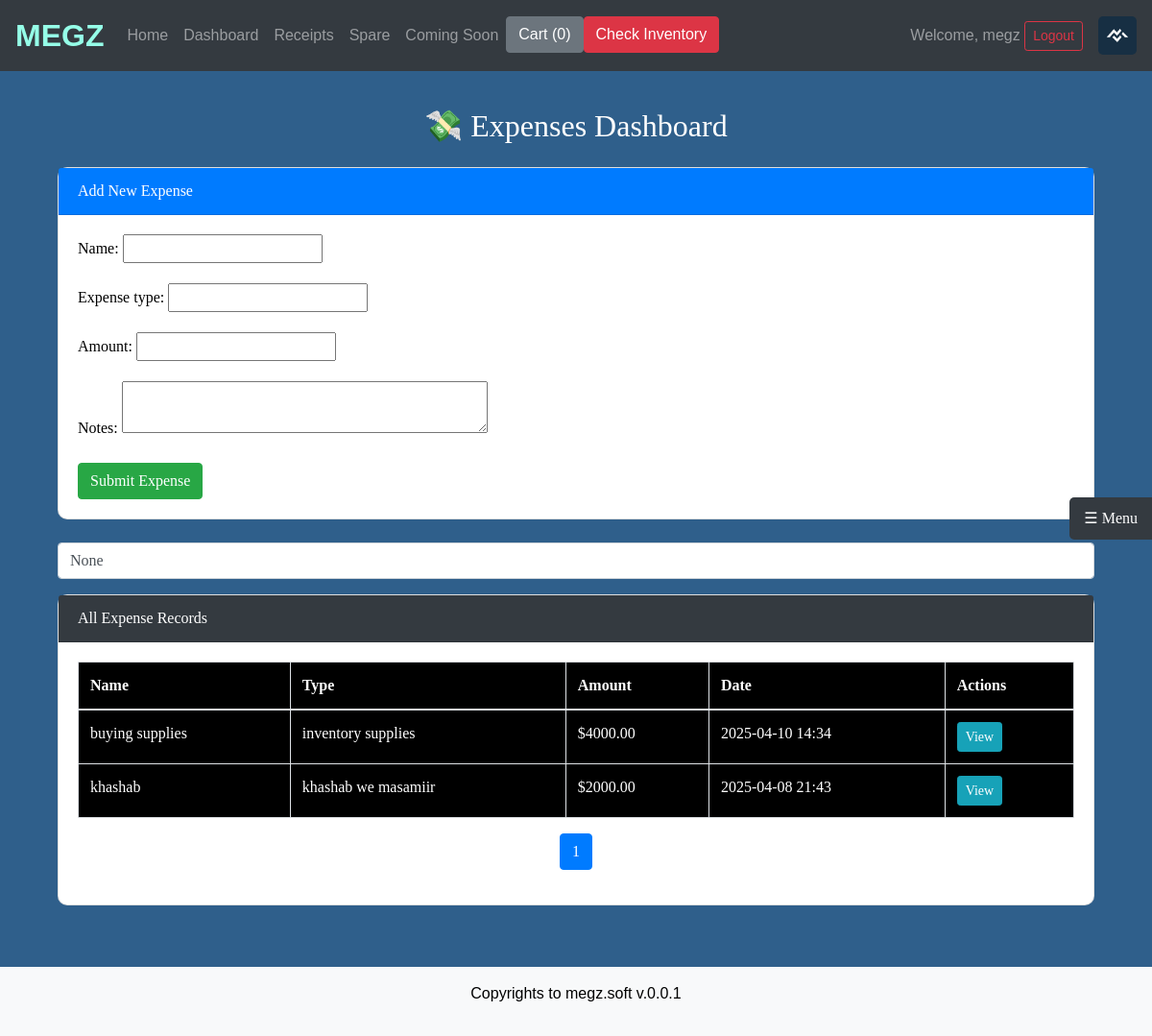
/finc/expenses/ (signed in), run on the app's committed database.
### shop/models.py (models this page shows, shortened)
class WebsiteLogo(models.Model):
    image = models.ImageField(upload_to='logos/')
    uploaded_at = models.DateTimeField(auto_now_add=True)

### financial/models.py (models this page shows, shortened)
class Expense(models.Model):
    name = models.CharField(max_length=255)
    expense_type = models.CharField(max_length=255)
    amount = models.DecimalField(max_digits=10, decimal_places=2)
    notes = models.TextField(blank=True, null=True)
    created_at = models.DateTimeField(default=now)

### financial/views.py (the view)
# urls.py: path('expenses/', views.expenses_page, name='expenses_page'),
@login_required
def expenses_page(request):
    form = ExpenseForm()
    if request.method == 'POST':
        form = ExpenseForm(request.POST)
        if form.is_valid():
            form.save()
            return redirect('expenses_page')
    query = request.GET.get('q')
    if query:
        expenses = Expense.objects.filter(
            Q(name__icontains=query) |
            Q(expense_type__icontains=query) |
            Q(notes__icontains=query)
        ).order_by('-created_at')
    else:
        expenses = Expense.objects.all().order_by('-created_at')
    paginator = Paginator(expenses, 5)
    page_number = request.GET.get('page')
    page_obj = paginator.get_page(page_number)
    context = {
        'form': form,
        'expenses': page_obj,
        'query': query,
    }
    return render(request, 'financial/expenses.html', context)

### financial/forms.py
class ExpenseForm(forms.ModelForm):
    class Meta:
        model = Expense
        fields = ['name', 'expense_type', 'amount', 'notes']
        widgets = {
            'notes': forms.Textarea(attrs={'rows': 2}),
            'amount': forms.NumberInput(attrs={'step': '0.01'}),
        }

### inventory/context_processors.py (called while the page is built)
def inventory_alerts(request):
    red_alerts = []
    yellow_alerts = []
    for warning in StockWarning.objects.select_related("product"):
        product = warning.product
        if product.stock == 0:
            red_alerts.append(product)
        elif product.stock <= warning.warning_limit:
            yellow_alerts.append(product)
    color = "success"  # default green
    if red_alerts and yellow_alerts:
        color = "warning"
    if red_alerts:
        color = "danger"
    elif yellow_alerts:
        color = "warning"
    return {"inventory_alert_color": color}

### operations/context_processors.py (called while the page is built)
def latest_announcement(request):
    one_hour_ago = now() - timedelta(hours=1)
    latest = Announcement.objects.filter(timestamp__gte=one_hour_ago).order_by('-timestamp').first()
    return {'latest_announcement': latest}

### shop/context_processors.py (called while the page is built)
def site_logo(request):
    logo = WebsiteLogo.objects.first()
    return {'logo': logo}

### financial/templates/financial/expenses.html (shortened to what this page needs)
{% extends 'shop/base.html' %} {% load static %} {% block content %}
<div class="container mt-5">
    <h2 class="text-center mb-4">💸 Expenses Dashboard</h2>
    <div class="card mb-4">
        <div class="card-header bg-primary text-white">Add New Expense</div>
        <div class="card-body">
            <form method="POST">
                {% csrf_token %} {{ form.as_p }}
                <button type="submit" class="btn btn-success">Submit Expense</button>
            </form>
        </div>
    </div>
    <form method="get" class="mb-3">
        <input type="text" name="q" value="{{ query }}" placeholder="Search expenses..." class="form-control">
    </form>
    <div class="card">
        <div class="card-header bg-dark text-white">All Expense Records</div>
        <div class="card-body">
            <table class="table table-hover table-bordered">
                <thead>
                    <tr>
                        <th>Name</th>
                        <th>Type</th>
                        <th>Amount</th>
                        <th>Date</th>
                        <th>Actions</th>
                    </tr>
                </thead>
                <tbody>
                    {% for expense in expenses %}
                    <tr>
                        <td>{{ expense.name }}</td>
                        <td>{{ expense.expense_type }}</td>
                        <td>${{ expense.amount }}</td>
                        <td>{{ expense.created_at|date:"Y-m-d H:i" }}</td>
                        <td>
                            <button class="btn btn-sm btn-info" data-bs-toggle="modal" data-bs-target="#receiptModal{{ expense.id }}" style="color: black;">View</button>
                        </td>
                    </tr>
                    {% endfor %}
                </tbody>
            </table>
            <nav>
                <ul class="pagination justify-content-center">
                    <li class="page-item active">
                        <span class="page-link">{{ expenses.number }}</span>
                    </li>
                </ul>
            </nav>
        </div>
    </div>
</div>
{% include 'includes/dashbase.html' %} {% endblock %}

### shop/templates/shop/base.html (shortened to what this page needs)
{% load static %}
<!DOCTYPE html>
<html lang="en">
<head>
    <link rel="stylesheet" href="{% static 'shop/style.css' %}">
    <link rel="stylesheet" href="https://stackpath.bootstrapcdn.com/bootstrap/4.3.1/css/bootstrap.min.css">
</head>
<body>
    <nav class="navbar navbar-expand-lg navbar-dark bg-dark">
        <a class="navbar-brand position-relative" href="/">
            MEGZ
            <span class="snowflakes-container"></span>
        </a>
        <div class="collapse navbar-collapse" id="navbarNav">
            <ul class="navbar-nav">
                <li class="nav-item"><a class="nav-link" href="/">Home</a></li>
                <li class="nav-item">
                    <a class="nav-link" href="{% url 'dashboard_login' %}">Dashboard</a>
                </li>
                <li class="nav-item"><a class="nav-link" href="{% url 'receipts' %}">Receipts</a></li>
                <li class="nav-item">
                    <a class="nav-link" href="{% url 'spare' %}">Spare</a>
                </li>
                <li class="nav-item">
                    <a class="nav-link" href="{% url 'coming_soon' %}">Coming Soon</a>
                </li>
                <li class="nav-item">
                    <a href="{% url 'cart' %}" id="cart" class="btn btn-secondary">
                        Cart (<span id="cart-count">0</span>)
                    </a>
                </li>
                <li class="nav-item  align-items-center">
                    <a href="#" class="btn btn-{{ inventory_alert_color }} text-white btn-secondary">
                    Check Inventory
                    </a>
                </li>
            </ul>
            <div class="d-flex align-items-center ms-auto gap-3 custom-navbar-end">
                <div class="welcome-user">
                    {% if request.session.username %}
                    <span class="navbar-text">Welcome, {{ request.session.username }}</span>
                    <a class="btn btn-outline-danger btn-sm" href="{% url 'logout' %}">Logout</a> {% else %}
                    <a class="nav-link" href="{% url 'login' %}">Login</a> {% endif %}
                </div>
                {% if logo %}
                <div class="logo-wrapper">
                    <img src="{{ logo.image.url }}" alt="Logo" class="navbar-logo">
                </div>
                {% endif %}
            </div>
        </div>
    </nav>
    <div class="container mt-4">
        {% block content %}{% endblock %}
    </div>
    <footer class="text-center mt-4 p-3 bg-light" style="color: black;">
        <p>Copyrights to megz.soft v.0.0.1</p>
    </footer>
</body>
</html>

### shop/static/shop/style.css (style rules this page uses)
body { background-color: darkcyan; color: white; font-family: Arial, sans-serif; }
.card { background-color: #005f5f; color: white; border-radius: 10px; }
.navbar { background-color: #000000; }
footer { background-color: #003d3d; padding: 10px; text-align: center; color: white; }

### shop/templates/shop/base.html (style rules this page uses)
.custom-navbar-end { margin-left: auto; display: flex; align-items: center; gap: 1rem; }
.navbar-logo { height: 40px; width: auto; border-radius: 5px; margin-left: auto; }
.logo-wrapper { margin-left: auto; }
.welcome-user { white-space: nowrap; }
body { background-color: rgb(47, 95, 139); color: white; font-family: Arial, sans-serif; }
.card { background-color: #ffffff; color: rgb(0, 0, 0); border-radius: 10px; height: 100%; }
.card-body { display: flex; flex-direction: column; justify-content: space-between; height: 100%; }
.container { margin-top: 50px; padding-top: 20px; padding-bottom: 20px; font-family: 'Times New Roman', Times, serif; }
.navbar { background-color: #000000; position: fixed; top: 0; width: 100%; z-index: 1000; }
footer { bottom: 0; width: 100%; background-color: #000000; padding: 10px; text-align: center; color: white; }
table { background-color: #000000; -webkit-text-fill-color: #ffffff; color: #ffffff; border-width: thin; border-spacing: 2px; border-style: none; border-color: rgb(255, 255, 255); }
.navbar-brand { font-size: 2rem; font-weight: bold; background: linear-gradient(90deg, #95ffe8, #95ffe8, #95ffe8, #95ffe8, #000000, #95ffe8, #95ffe8, #95ffe8, #95ffe8); background-size: 400% 400%; -webkit-background-clip: text; -webkit-text-fill-color: transparent; display: inline-block; animation: textGradient 5s infinite linear; position: relative; }
.snowflakes-container { position: absolute; top: -10px; left: 0; width: 100%; height: 50px; pointer-events: none; overflow: visible; }

### data on the page
WebsiteLogo: image (picture)
Expense: name "buying supplies", expense_type "inventory supplies", amount "4000.00", created_at "2025-04-10 14:34"
Expense: name "khashab", expense_type "khashab we masamiir", amount "2000.00", created_at "2025-04-08 21:43"

### other printed values
{{ request.session.username }} "megz"
{{ expenses.number }} "1"
